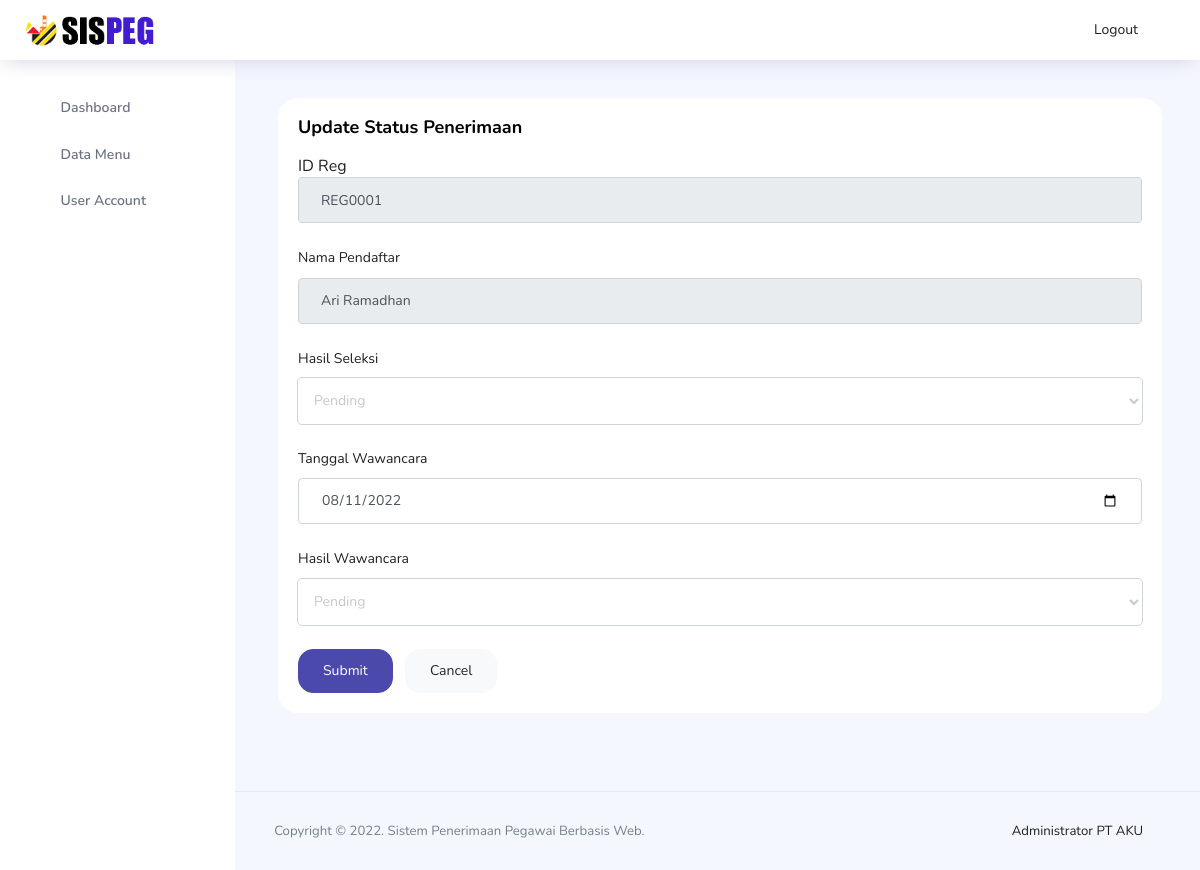
The page /backend-hrd/pages/hal-pendaftar/ubah_status.php?id=REG0001 (signed in) on the database its author committed.
### tables this page shows
CREATE TABLE `pendaftar` (
  `idreg` varchar(50) NOT NULL,
  `idjob` varchar(50) NOT NULL,
  `name` varchar(55) NOT NULL,
  `gender` varchar(20) NOT NULL,
  `tgl_lahir` date NOT NULL,
  `alamat` text NOT NULL,
  `email` varchar(50) NOT NULL,
  `telp` varchar(20) NOT NULL,
  `pend_terakhir` varchar(50) NOT NULL,
  `url_linkedin` text NOT NULL,
  `url_cv` text NOT NULL,
  `ijazah` varchar(250) NOT NULL,
  `sertifikat` varchar(250) NOT NULL,
  `sim` varchar(250) NOT NULL,
  `status_seleksi` varchar(50) NOT NULL,
  `tgl_wcr` date NOT NULL,
  `status_wcr` varchar(50) NOT NULL,
  `date` timestamp NOT NULL DEFAULT current_timestamp()
);

### backend-hrd/pages/hal-pendaftar/ubah_status.php (the view, shortened to what this page needs)
<!DOCTYPE html>
<html lang="en">
<?php
include "../../../koneksi.php";
?>
<head>
  <link rel="stylesheet" href="../../vendors/feather/feather.css">
  <link rel="stylesheet" href="../../vendors/ti-icons/css/themify-icons.css">
  <link rel="stylesheet" href="../../vendors/css/vendor.bundle.base.css">
  <link rel="stylesheet" href="../../vendors/mdi/css/materialdesignicons.min.css">
  <link rel="stylesheet" href="../../css/vertical-layout-light/style.css">
</head>
<body>
</head>
<body>
<div class="container-scroller">
    <nav class="navbar col-lg-12 col-12 p-0 fixed-top d-flex flex-row">
      <div class="text-center navbar-brand-wrapper d-flex align-items-center justify-content-center">
        <a class="navbar-brand brand-logo mr-5" href="../../index.php"><img src="../../images/logo aku-nobg-tex.png" class="mr-2" alt="logo"/></a>
      </div>
      <div class="navbar-menu-wrapper d-flex align-items-center justify-content-end">
        <button class="navbar-toggler navbar-toggler align-self-center" type="button" data-toggle="minimize">
          <span class="icon-menu"></span>
        </button>
        <ul class="navbar-nav navbar-nav-right">
          <li class="nav-item nav-profile dropdown">
            <a href="../../../logout.php" class="dropdown-item" onclick="return confirm('Yakin ingin logout?')">
                <i class="ti-power-off text-primary"></i>Logout
            </a>
          </li>
        </ul>
      </div>
    </nav>
    <div class="container-fluid page-body-wrapper">
      <nav class="sidebar sidebar-offcanvas" id="sidebar" >
        <ul class="nav">
          <li class="nav-item">
            <a class="nav-link" href="../../index.php">
              <i class="icon-grid menu-icon"></i>
              <span class="menu-title">Dashboard</span>
            </a>
          </li>
          <li class="nav-item">
            <a class="nav-link" data-toggle="collapse" href="#form-elements" aria-expanded="false" aria-controls="form-elements">
              <i class="icon-layout menu-icon"></i>
              <span class="menu-title">Data Menu</span>
              <i class="menu-arrow"></i>
            </a>
          </li>
          <li class="nav-item">
            <a class="nav-link" href="admin.php">
              <i class="icon-head menu-icon"></i>
              <span class="menu-title">User Account</span>
            </a>
          </li>
        </ul>
      </nav>
      <div class="main-panel">
        <div class="content-wrapper">
          <div class="row">
            <div class="col-lg-12 grid-margin stretch-card">
              <div class="card">
                <div class="card-body">
                <?php
                        $id = $_GET['id'];
                        $query_mysqli = mysqli_query($koneksi,"SELECT * FROM pendaftar where idreg='$id'")or die(mysqli_error());
                        while($data = mysqli_fetch_array($query_mysqli)){
                ?>
                  <h4 class="card-title">Update Status Penerimaan</h4>
                  <form class="forms-sample" method="POST" action="ubah_status_act.php">
                  <div class="form-group">
                      <label">ID Reg</label>
                      <input type="text" class="form-control" name="id" value="<?=$id?>" readonly>
                    </div>
                    <div class="form-group">
                      <label>Nama Pendaftar</label>
                      <input type="text" class="form-control" name="name" value="<?=$data['name']?>" readonly>
                    </div>
                    <div class="form-group">
                      <label>Hasil Seleksi</label>
                      <select name="status_seleksi" class="form-control">
                                    <?php
                                    if ($data['status_seleksi'] == 'Pending'){
                                    ?>
                                    <option value="Pending" selected>Pending</option>
                                    <?php } else if($data['status_seleksi'] == 'Lolos'){ ?>
                                    <option value="Pending">Pending</option>
                                    <option value="Lolos" selected>Lolos</option>
                                    <option value="Tidak Lolos">Tidak Lolos</option>
                                    <?php } else {  ?>
                                    <option value="Pending">Pending</option>
                                    <option value="Lolos">Lolos</option>
                                    <option value="Tidak Lolos" selected>Tidak Lolos</option>
                                    <?php } ?>
                      </select>
                    </div>
                    <div class="form-group">
                      <label>Tanggal Wawancara</label>
                      <input type="date" class="form-control" name="tgl_wcr" value="<?=$data['tgl_wcr'];?>">
                    </div>
                    <div class="form-group">
                      <label>Hasil Wawancara</label>
                      <select name="status_wcr" class="form-control">
                                    <?php
                                    if ($data['status_wcr'] == 'Pending'){
                                    ?>
                                    <option value="Pending" selected>Pending</option>
                                    <?php } else if($data['status_wcr'] == 'Lolos & Diterima'){ ?>
                                    <option value="Pending">Pending</option>
                                    <option value="Lolos & Diterima" selected>Lolos & Diterima</option>
                                    <option value="Tidak Lolos">Tidak Lolos</option>
                                    <?php } else {  ?>
                                    <option value="Pending">Pending</option>
                                    <option value="Lolos & Diterima">Lolos & Diterima</option>
                                    <option value="Tidak Lolos" selected>Tidak Lolos</option>
                                    <?php } ?>
                      </select>
                    </div>
                <?php   } ?>
                    <button type="submit" class="btn btn-primary mr-2">Submit</button>
                    <a class="btn btn-light" href="pendaftar.php">Cancel</a>
                  </form>
                </div>
              </div>
            </div>
          </div>
        </div>
        <footer class="footer">
          <div class="d-sm-flex justify-content-center justify-content-sm-between">
            <span class="text-muted text-center text-sm-left d-block d-sm-inline-block">Copyright © 2022. Sistem Penerimaan Pegawai Berbasis Web.</span>
            <span class="float-none float-sm-right d-block mt-1 mt-sm-0 text-center">Administrator PT AKU <i class="ti-flag text-danger ml-1"></i></span>
          </div>
        </footer>
      </div>
    </div>
  </div>
</body>
</html>

### rows shown on the page
pendaftar: name "Ari Ramadhan", status_seleksi "Pending", tgl_wcr "08/11/2022", status_wcr "Pending"
